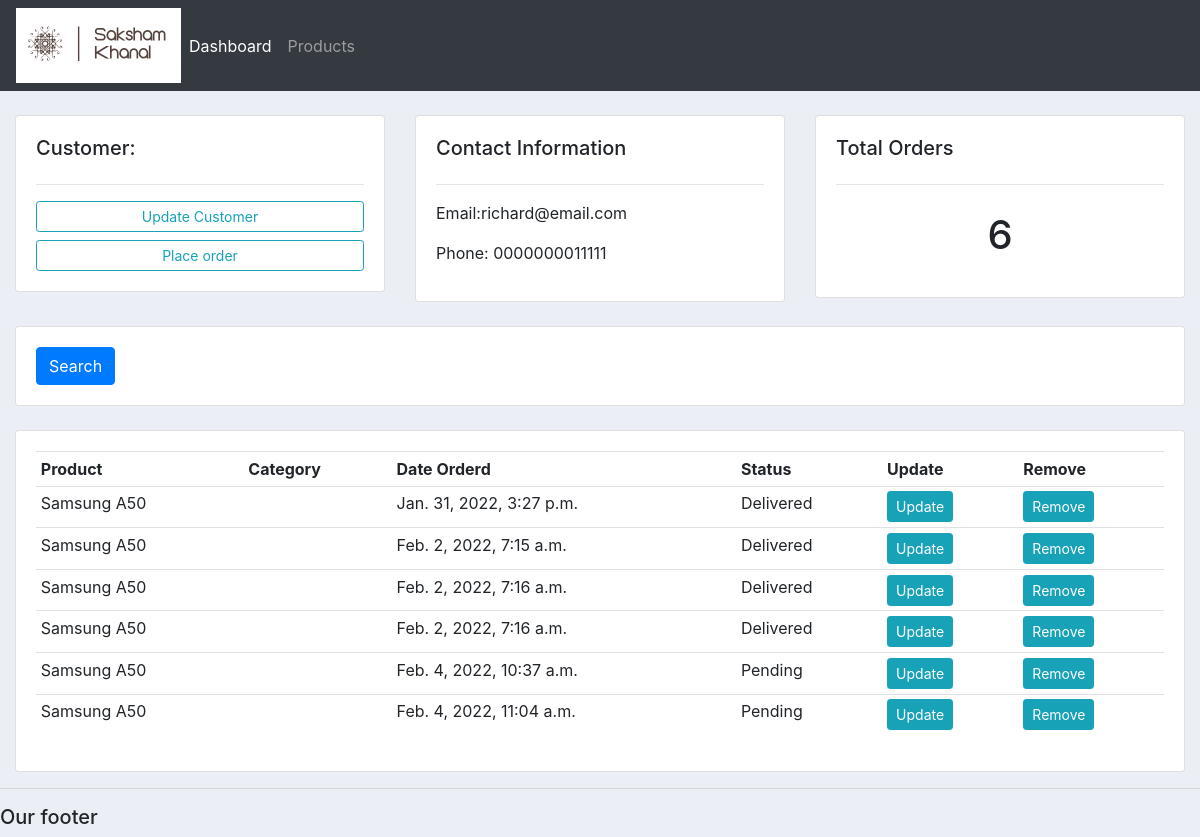
The app's page /customer/1/ with its own data.
### AccountsApp/models.py (models this page shows, shortened)
class Customer(models.Model):
    name = models.CharField(max_length=200,null=True)
    phone = models.CharField(max_length=200,null=True)
    email = models.CharField(max_length=200,null=True)
    date_created = models.DateTimeField(auto_now_add=True,null=True)

class Order(models.Model):
    STATUS = (('Pending','Pending'),
        ('Out of delivery','Out of delivery'),
        ('Delivered','Delivered')
    )
    customer=models.ForeignKey(Customer,null=True,on_delete= models.SET_NULL)
    product=models.ForeignKey(Product,null=True,on_delete= models.SET_NULL)
    date_created = models.DateTimeField(auto_now_add=True,null=True)
    status = models.CharField(max_length=200,null=True,choices=STATUS)

class Product(models.Model):
    CATEGORY = (
        ('Indoor','Indoor'),
        ('Out Door','Out Door')
        )
    name = models.CharField(max_length=200,null=True)
    price = models.CharField(max_length=200,null=True)
    description = models.CharField(max_length=200,null=True,blank=True)#Allows to be left blank aswell
    date_created = models.DateTimeField(auto_now_add=True,null=True)
    tags = models.ManyToManyField(Tag)
    def __str__(self):
        return self.name

### AccountsApp/views.py (the view)
# urls.py: path('customer/<str:pk>/',views.customer,name='customer'),
def customer(request,pk):
    customer = Customer.objects.get(id=pk)
    orders = customer.order_set.all() #Many to one relationship
    order_count = orders.count()
    context = {'customer':customer,'orders':orders,'order_count':order_count}
    return render(request,'AccountsApp/customer.html',context)

### AccountsApp/templates/AccountsApp/customer.html
{%  extends 'AccountsApp/main.html' %}
{% block content %}
	<br>
<div class="row">
	<div class="col-md">
		<div class="card card-body">
			<h5>Customer:</h5>
			<hr>
			<a class="btn btn-outline-info  btn-sm btn-block" href="">Update Customer</a>
			<a class="btn btn-outline-info  btn-sm btn-block" href="{%url 'create_order' customer.id %}">Place order</a>
		</div>
	</div>
	<div class="col-md">
		<div class="card card-body">
			<h5>Contact Information</h5>
			<hr>
			<p>Email:{{customer.email}} </p>
			<p>Phone: {{customer.phone}}</p>
		</div>
	</div>
	<div class="col-md">
		<div class="card card-body">
			<h5>Total Orders</h5>
			<hr>
			<h1 style="text-align: center;padding: 10px">{{order_count}}</h1>
		</div>
	</div>
</div>
<br>
<div class="row">
	<div class="col">
		<div class="card card-body">
			<form method="get">
		    <button class="btn btn-primary" type="submit">Search</button>
		  </form>
		</div>
	</div>
</div>
<br>
<div class="row">
	<div class="col-md">
		<div class="card card-body">
			<table class="table table-sm">
				<tr>
					<th>Product</th>
					<th>Category</th>
					<th>Date Orderd</th>
					<th>Status</th>
					<th>Update</th>
					<th>Remove</th>
				</tr>
				{% for order in orders %}
				<tr>
					<td>{{order.product}}</td>
					<td>{{order.product.category}}</td>
					<td>{{order.date_created}}</td>
					<td>{{order.status}}</td>
					<td><a class="btn btn-sm btn-info" href="">Update</a></td>
					<td><a class="btn btn-sm btn-info" href="">Remove</a></td>
					{% endfor %}
				</tr>
			</table>
		</div>
	</div>
</div>
{% endblock %}

### static/CSS/main.css (style rules this page uses)
body { background-color: #ebeff5; }

### records on screen
Customer: email "richard@email.com", phone "0000000011111"
Order: product "Samsung A50", date_created "Jan. 31, 2022, 3:27 p.m.", status "Delivered"
Order: product "Samsung A50", date_created "Feb. 2, 2022, 7:15 a.m.", status "Delivered"
Order: product "Samsung A50", date_created "Feb. 2, 2022, 7:16 a.m.", status "Delivered"
Order: product "Samsung A50", date_created "Feb. 2, 2022, 7:16 a.m.", status "Delivered"
Order: product "Samsung A50", date_created "Feb. 4, 2022, 10:37 a.m.", status "Pending"
Order: product "Samsung A50", date_created "Feb. 4, 2022, 11:04 a.m.", status "Pending"

### other values on screen
{{ order_count }} "6"
